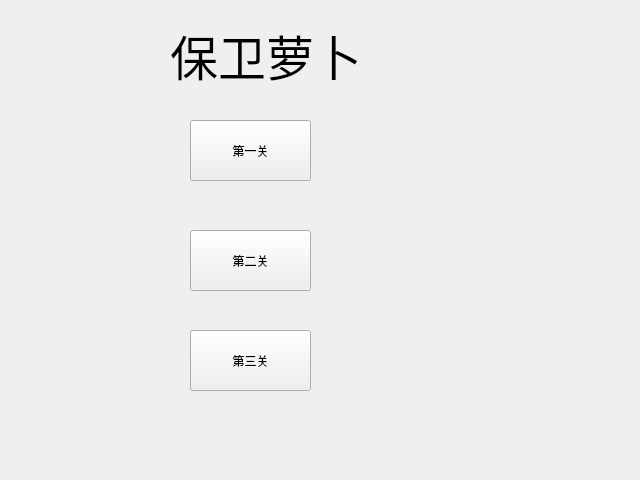
<?xml version="1.0" encoding="UTF-8"?>
<ui version="4.0">
 <class>StartFrom</class>
 <widget class="QWidget" name="StartFrom">
  <property name="geometry">
   <rect>
    <x>0</x>
    <y>0</y>
    <width>640</width>
    <height>480</height>
   </rect>
  </property>
  <property name="windowTitle">
   <string>Form</string>
  </property>
  <widget class="QPushButton" name="pushButton">
   <property name="geometry">
    <rect>
     <x>190</x>
     <y>120</y>
     <width>121</width>
     <height>61</height>
    </rect>
   </property>
   <property name="text">
    <string>第一关</string>
   </property>
  </widget>
  <widget class="QPushButton" name="pushButton_2">
   <property name="geometry">
    <rect>
     <x>190</x>
     <y>230</y>
     <width>121</width>
     <height>61</height>
    </rect>
   </property>
   <property name="text">
    <string>第二关</string>
   </property>
  </widget>
  <widget class="QLabel" name="label">
   <property name="geometry">
    <rect>
     <x>170</x>
     <y>20</y>
     <width>311</width>
     <height>71</height>
    </rect>
   </property>
   <property name="font">
    <font>
     <family>站酷高端黑</family>
     <pointsize>36</pointsize>
    </font>
   </property>
   <property name="text">
    <string>保卫萝卜</string>
   </property>
  </widget>
  <widget class="QPushButton" name="pushButton_3">
   <property name="geometry">
    <rect>
     <x>190</x>
     <y>330</y>
     <width>121</width>
     <height>61</height>
    </rect>
   </property>
   <property name="text">
    <string>第三关</string>
   </property>
  </widget>
 </widget>
 <resources/>
 <connections/>
</ui>
